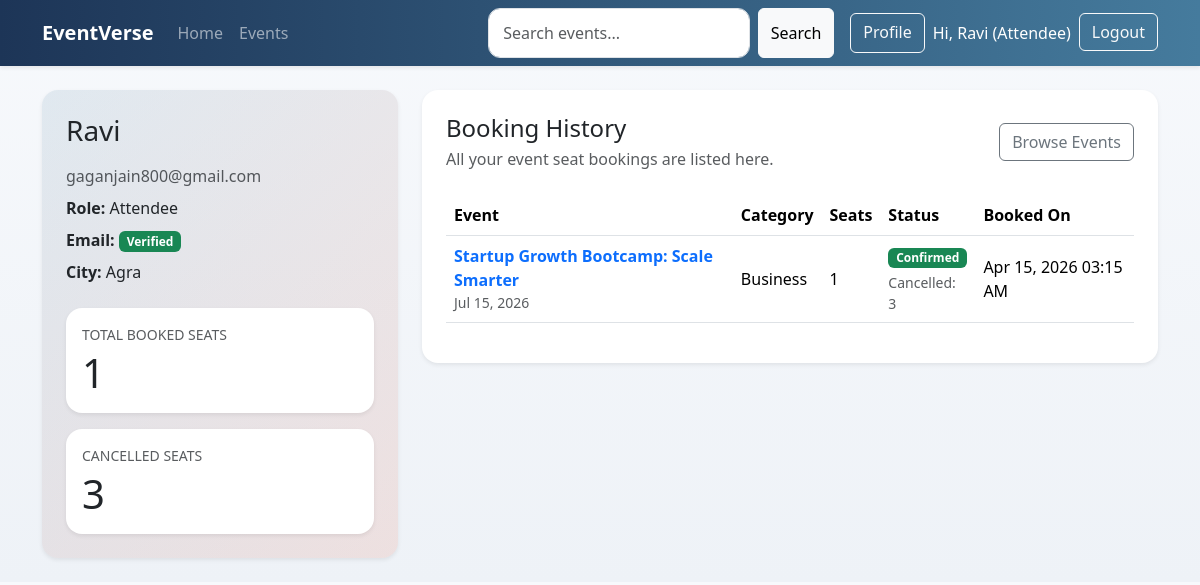
The page /accounts/profile/ (signed in) on the database its author committed.
### accounts/models.py (models this page shows, shortened)
class UserProfile(models.Model):
    class Role(models.TextChoices):
        ATTENDEE = 'attendee', 'Attendee'
        ORGANIZER = 'organizer', 'Organizer'
    user = models.OneToOneField(
        settings.AUTH_USER_MODEL,
        on_delete=models.CASCADE,
        related_name='profile',
    )
    role = models.CharField(max_length=20, choices=Role.choices, default=Role.ATTENDEE)
    phone = models.CharField(max_length=15, blank=True)
    city = models.CharField(max_length=120, blank=True)
    email_verified = models.BooleanField(default=False)
    created_at = models.DateTimeField(auto_now_add=True)

### events/models.py (models this page shows, shortened)
class Registration(models.Model):
    class Status(models.TextChoices):
        PENDING = 'pending', 'Pending'
        CONFIRMED = 'confirmed', 'Confirmed'
        CANCELLED = 'cancelled', 'Cancelled'
    user = models.ForeignKey(settings.AUTH_USER_MODEL, on_delete=models.CASCADE, related_name='registrations')
    event = models.ForeignKey(Event, on_delete=models.CASCADE, related_name='registrations')
    ticket = models.ForeignKey(Ticket, on_delete=models.CASCADE, related_name='registrations')
    seat_count = models.PositiveIntegerField(default=1)
    cancelled_seat_count = models.PositiveIntegerField(default=0)
    status = models.CharField(max_length=20, choices=Status.choices, default=Status.PENDING)
    reminder_enabled = models.BooleanField(default=True)
    reminder_sent_at = models.DateTimeField(blank=True, null=True)
    cancelled_at = models.DateTimeField(blank=True, null=True)
    registered_at = models.DateTimeField(auto_now_add=True)
    class Meta:
        unique_together = ('user', 'event', 'ticket')
        ordering = ['-registered_at']

class Event(models.Model):
    class Status(models.TextChoices):
        DRAFT = 'draft', 'Draft'
        PUBLISHED = 'published', 'Published'
        CANCELLED = 'cancelled', 'Cancelled'
        COMPLETED = 'completed', 'Completed'
    title = models.CharField(max_length=200)
    slug = models.SlugField(max_length=220, unique=True, blank=True)
    description = models.TextField()
    category = models.ForeignKey(Category, on_delete=models.PROTECT, related_name='events')
    organizer = models.ForeignKey(
        settings.AUTH_USER_MODEL,
        on_delete=models.CASCADE,
        related_name='organized_events',
    )
    venue = models.CharField(max_length=255)
    city = models.CharField(max_length=120)
    start_date = models.DateField()
    end_date = models.DateField()
    start_time = models.TimeField()
    end_time = models.TimeField()
    capacity = models.PositiveIntegerField(default=1)
    price = models.DecimalField(max_digits=10, decimal_places=2, default=Decimal('0.00'))
    status = models.CharField(max_length=20, choices=Status.choices, default=Status.DRAFT)
    image = models.ImageField(upload_to='events/', blank=True, null=True)
    google_maps_url = models.URLField(blank=True)
    created_at = models.DateTimeField(auto_now_add=True)
    class Meta:
        ordering = ['start_date', 'start_time', '-created_at']

class Category(models.Model):
    name = models.CharField(max_length=100, unique=True)
    class Meta:
        ordering = ['name']

### accounts/views.py (the view, shortened to what this page needs)
# urls.py: path('profile/', ProfileView.as_view(), name='profile'),
class ProfileView(LoginRequiredMixin, TemplateView):
    template_name = 'accounts/profile.html'
    def get_context_data(self, **kwargs):
        context = super().get_context_data(**kwargs)
        role = get_user_role(self.request.user)
        can_view_booking_history = role == 'attendee'
        registrations = Registration.objects.none()
        managed_events = []
        if can_view_booking_history:
            registrations = (
                self.request.user.registrations.select_related('event', 'event__category')
                .order_by('-registered_at')
            )
        context['profile'] = self.request.user.profile
        context['profile_role'] = role
        context['profile_role_label'] = 'Admin' if role == 'admin' else self.request.user.profile.get_role_display()
        context['can_view_booking_history'] = can_view_booking_history
        context['booking_history'] = registrations
        context['managed_events_preview'] = managed_events
        context['can_book_events'] = is_profile_ready_for_booking(self.request.user)
        context['total_booked_seats'] = sum(
            registration.seat_count
            for registration in registrations
            if registration.status == Registration.Status.CONFIRMED
        )
        context['total_cancelled_seats'] = sum(registration.cancelled_seat_count for registration in registrations)
        return context

### accounts/context_processors.py (called while the page is built)
def user_role(request):
    return {'user_role': get_user_role(request.user)}

### accounts/utils.py (called while the page is built)
def get_user_role(user):
    if not user.is_authenticated:
        return None
    if user.is_staff or user.is_superuser:
        return 'admin'
    return UserProfile.objects.filter(user=user).values_list('role', flat=True).first() or UserProfile.Role.ATTENDEE

def is_profile_ready_for_booking(user):
    if not user.is_authenticated:
        return False
    profile, _ = UserProfile.objects.get_or_create(user=user)
    return bool(user.email and profile.email_verified and profile.city)

### templates/accounts/profile.html (shortened to what this page needs)
{% extends 'base.html' %}
{% block content %}
<div class="row g-4">
    <div class="col-lg-4">
        <div class="card border-0 shadow-sm profile-stat h-100">
            <div class="card-body p-4">
                <h1 class="h3 mb-3">{{ user.username }}</h1>
                <p class="text-muted mb-2">{{ user.email }}</p>
                <p class="mb-2"><strong>Role:</strong> {{ profile_role_label }}</p>
                <p class="mb-2">
                    <strong>Email:</strong>
                    <span class="badge {% if profile.email_verified %}text-bg-success{% else %}text-bg-warning{% endif %}">
                        {% if profile.email_verified %}Verified{% else %}Pending{% endif %}
                    </span>
                </p>
                <p class="mb-4"><strong>City:</strong> {{ profile.city|default:'Not added' }}</p>
                <div class="rounded-4 bg-white p-3 shadow-sm">
                    {% if can_view_booking_history %}
                        <div class="small text-uppercase text-muted mb-1">Total Booked Seats</div>
                        <div class="display-6 mb-0">{{ total_booked_seats }}</div>
                    {% else %}
                        <div class="small text-uppercase text-muted mb-1">Upcoming Events</div>
                        <div class="display-6 mb-0">{{ upcoming_managed_events }}</div>
                    {% endif %}
                </div>
                <div class="rounded-4 bg-white p-3 shadow-sm mt-3">
                    {% if can_view_booking_history %}
                        <div class="small text-uppercase text-muted mb-1">Cancelled Seats</div>
                        <div class="display-6 mb-0">{{ total_cancelled_seats }}</div>
                    {% else %}
                        <div class="small text-uppercase text-muted mb-1">Confirmed Seats</div>
                        <div class="display-6 mb-0">{{ managed_confirmed_seats }}</div>
                    {% endif %}
                </div>
            </div>
        </div>
    </div>
    <div class="col-lg-8">
        <div class="card border-0 shadow-sm">
            <div class="card-body p-4">
                {% if can_view_booking_history %}
                    <div class="d-flex justify-content-between align-items-center mb-4">
                        <div>
                            <h2 class="h4 mb-1">Booking History</h2>
                            <p class="text-muted mb-0">All your event seat bookings are listed here.</p>
                        </div>
                        <div class="d-flex gap-2">
                            <a href="{% url 'events:event-list' %}" class="btn btn-outline-secondary">Browse Events</a>
                        </div>
                    </div>
                    <div class="table-responsive">
                        <table class="table align-middle">
                            <thead>
                                <tr>
                                    <th>Event</th>
                                    <th>Category</th>
                                    <th>Seats</th>
                                    <th>Status</th>
                                    <th>Booked On</th>
                                </tr>
                            </thead>
                            <tbody>
                                {% for booking in booking_history %}
                                    <tr>
                                        <td>
                                            <a href="{% url 'events:event-detail' booking.event.pk %}" class="text-decoration-none fw-semibold">
                                                {{ booking.event.title }}
                                            </a>
                                            <div class="small text-muted">{{ booking.event.start_date|date:"M d, Y" }}</div>
                                        </td>
                                        <td>{{ booking.event.category.name }}</td>
                                        <td>{{ booking.seat_count }}</td>
                                        <td>
                                            <span class="badge {% if booking.status == 'confirmed' %}text-bg-success{% else %}text-bg-secondary{% endif %}">
                                                {{ booking.get_status_display }}
                                            </span>
                                            {% if booking.cancelled_seat_count %}
                                                <div class="small text-muted mt-1">
                                                    Cancelled: {{ booking.cancelled_seat_count }}
                                                </div>
                                            {% endif %}
                                        </td>
                                        <td>{{ booking.registered_at|date:"M d, Y h:i A" }}</td>
                                    </tr>
                                {% empty %}
                                    <tr>
                                        <td colspan="5" class="text-center py-4">No bookings yet.</td>
                                    </tr>
                                {% endfor %}
                            </tbody>
                        </table>
                    </div>
                {% endif %}
            </div>
        </div>
    </div>
</div>
{% endblock %}

### templates/base.html (shortened to what this page needs)
{% load static %}
<!DOCTYPE html>
<html lang="en">
<head>
    <link href="https://cdn.jsdelivr.net/npm/bootstrap@5.3.7/dist/css/bootstrap.min.css" rel="stylesheet">
    <link rel="stylesheet" href="{% static 'css/style.css' %}">
</head>
<body>
    <nav class="navbar navbar-expand-lg navbar-dark shadow-sm">
        <div class="container">
            <a class="navbar-brand fw-bold" href="{% url 'core:home' %}">EventVerse</a>
            <div class="collapse navbar-collapse" id="mainNavbar">
                <ul class="navbar-nav me-auto mb-2 mb-lg-0">
                    <li class="nav-item"><a class="nav-link" href="{% url 'core:home' %}">Home</a></li>
                    <li class="nav-item"><a class="nav-link" href="{% url 'events:event-list' %}">Events</a></li>
                </ul>
                <form class="d-flex me-lg-3 mb-3 mb-lg-0" method="get" action="{% url 'core:search' %}">
                    <input class="form-control me-2" type="search" name="q" placeholder="Search events..." value="{{ request.GET.q }}">
                    <button class="btn btn-light" type="submit">Search</button>
                </form>
                <div class="d-flex gap-2">
                    {% if user.is_authenticated %}
                        <a class="btn btn-outline-light" href="{% url 'accounts:profile' %}">Profile</a>
                        <span class="navbar-text text-white">Hi, {{ user.username }}{% if user_role %} ({{ user_role|title }}){% endif %}</span>
                        <form method="post" action="{% url 'accounts:logout' %}">
                            <button class="btn btn-outline-light" type="submit">Logout</button>
                        </form>
                    {% else %}
                        <a class="btn btn-outline-light" href="{% url 'accounts:login' %}">Login</a>
                        <a class="btn btn-warning" href="{% url 'accounts:signup' %}">Signup</a>
                    {% endif %}
                </div>
            </div>
        </div>
    </nav>
    <main class="py-4">
        <div class="container">
            {% block content %}{% endblock %}
        </div>
    </main>
</body>
</html>

### static/css/style.css (style rules this page uses)
body { background: linear-gradient(180deg, #f7f9fc 0%, #eef2f7 100%); color: #1f2937; }
.navbar { background: linear-gradient(90deg, #1d3557, #457b9d); }
.hero-card, .card { border-radius: 1rem; }
.form-control, .form-select { border-radius: 0.75rem; padding: 0.75rem 0.9rem; }
.profile-stat { background: linear-gradient(135deg, rgba(69, 123, 157, 0.12), rgba(231, 111, 81, 0.14)); border: 1px solid rgba(29, 53, 87, 0.08); }

### rows shown on the page
UserProfile: role "Attendee", city "Agra"
Registration: event "Startup Growth Bootcamp: Scale Smarter", event.start_date "Jul 15, 2026", event.category.name "Business", seat_count "1", status "Confirmed", cancelled_seat_count "3", registered_at "Apr 15, 2026 03:15 AM"

### other values the page prints
{{ user.username }} "Ravi"
{{ user.email }} "gaganjain800@gmail.com"
{{ total_booked_seats }} "1"
{{ total_cancelled_seats }} "3"
